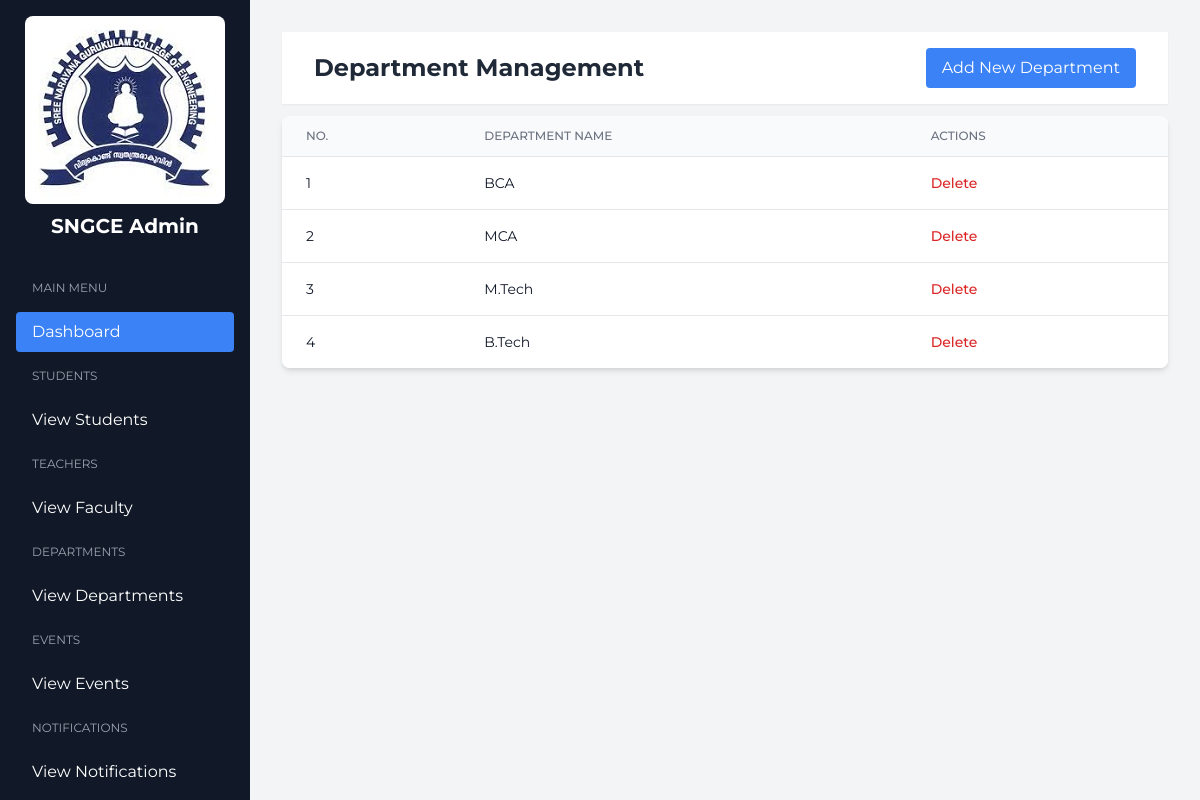
Page /department/ on the committed database.
### accounts/models.py (models this page shows)
class Department(models.Model):
    name = models.CharField(max_length=100)
    created_at = models.DateTimeField(auto_now_add=True)

### adminpage/views.py (the view, shortened to what this page needs)
# urls.py: path('department/',DepartmentView.as_view(),name='dep'),
class DepartmentView(TemplateView):
    template_name = 'department.html'
    def get(self, request, *args, **kwargs):
        department = Department.objects.all()
        context = {
            'department':department
        }
        return render(request, self.template_name, context)

### adminpage/templates/department.html (shortened to what this page needs)
{% extends 'admin_home.html' %}
{% block adminhome %}
{% load static %}
    <main class="main-content min-h-screen p-8">
        <header class="bg-white shadow-sm mb-3">
            <div class="flex justify-between items-center px-8 py-4">
                <h2 class="text-2xl font-bold text-gray-800">Department Management</h2>
                <div class="flex items-center space-x-4">
                    <button onclick="showAddTeacherModal()" class="bg-blue-500 text-white px-4 py-2 rounded hover:bg-blue-600">
                        Add New Department
                    </button>
                </div>
            </div>
        </header>
        <div class="mb-6">
            <div class="bg-white rounded-lg shadow-md overflow-hidden">
                <table class="min-w-full divide-y divide-gray-200">
                    <thead class="bg-gray-50">
                        <tr>
                            <th class="px-6 py-3 text-left text-xs font-medium text-gray-500 uppercase">No.</th>
                            <th class="px-6 py-3 text-left text-xs font-medium text-gray-500 uppercase">Department Name</th>
                            <th class="px-6 py-3 text-left text-xs font-medium text-gray-500 uppercase">Actions</th>
                        </tr>
                    </thead>
                    <tbody class="bg-white divide-y divide-gray-200">
                        {% for dep in department %}
                        <tr>
                            <td class="px-6 py-4 whitespace-nowrap">
                                <div class="text-sm text-gray-900">{{forloop.counter}}</div>
                            </td>
                            <td class="px-6 py-4 whitespace-nowrap">
                                <div class="text-sm text-gray-900">{{ dep.name}}</div>
                            </td>
                            <td class="px-6 py-4 whitespace-nowrap text-sm font-medium">
                                <a href="{% url 'dep-delete' dep.id %}" class="text-red-600 hover:text-red-900">Delete</a>
                            </td>
                        </tr>
                                           {% endfor %}
                    </tbody>
                </table>
            </div>
        </div>
    </main>
{% endblock %}

### adminpage/templates/admin_home.html (style rules this page uses)
body { font-family: 'Montserrat', sans-serif; }
.main-content { margin-left: 250px; transition: margin-left 0.3s; }

### rows in the picture
Department: name "BCA"
Department: name "MCA"
Department: name "M.Tech"
Department: name "B.Tech"
